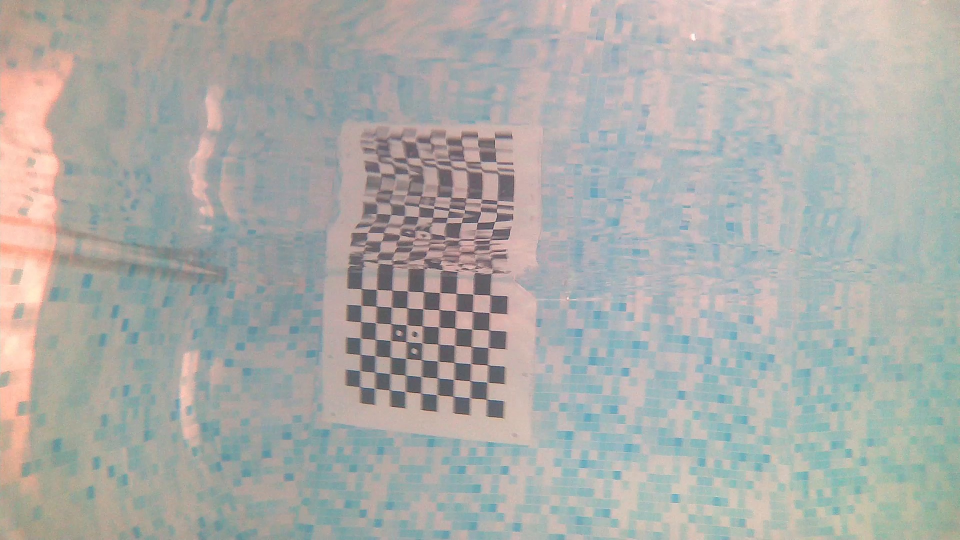
#> input picture SLAM/calibration/set_doublecam/frame_0002_r.jpg, 1920 x 1080 px, given in place of frame_002409.jpg, which was not available (shown at 1/2 size)
$ python pnp_piscine.py
#> lines starting #> are read from the running program, lines starting #| are printed output that depends on the picture; pictures that were not available may be replaced by others from this repository, and a replacement may not be noted
#> (reads SLAM/calibration/param/stereo_a_lenvers.pkl from the repository)
### SLAM/ops/cloud_sift.py
# Generate a 3D cloud of points using sift

import preprocess
import numpy as np
import cv2 as cv
import pickle
import time
import argparse
import matplotlib.pyplot as plt
import os
import open3d as o3d

DOSSIER_SORTIE = "SLAM/test_sift_ply"
os.makedirs(DOSSIER_SORTIE, exist_ok=True)


def save_point_cloud_ply(filename, xyz_points):
    """
    Sauvegarde un tableau numpy de points 3D au format .ply ASCII.
    """
    print(f"Sauvegarde du nuage de points dans {filename}...")
    with open(filename, 'w') as f:
        # En-tête strict du format PLY
        f.write("ply\n")
        f.write("format ascii 1.0\n")
        f.write(f"element vertex {len(xyz_points)}\n")
        f.write("property float x\n")
        f.write("property float y\n")
        f.write("property float z\n")
        f.write("end_header\n")

        # Écriture des coordonnées
        for p in xyz_points:
            f.write(f"{p[0]:.6f} {p[1]:.6f} {p[2]:.6f}\n")

    print("Sauvegarde terminée !")


def generate_cloud(PATH_IMG_L : str, PATH_IMG_R : str, akaze_t : float = 0.0001, lowe : float = 0.95) :

#> called with akaze_t = 0.0001, lowe = 0.95
    img_l_brute = cv.imread(PATH_IMG_L)
#> img_l_brute is the input picture: shape (1080, 1920, 3); mean B, G, R 168.7, 172.1, 172
    img_r_brute = cv.imread(PATH_IMG_R)
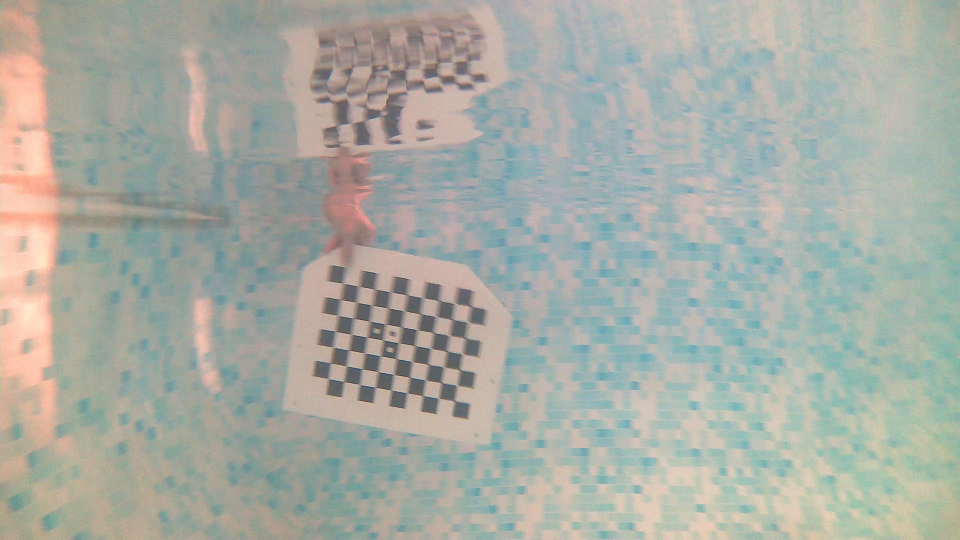
#> input picture SLAM/calibration/set_doublecam/frame_0003_r.jpg, 1920 x 1080 px, given in place of frame_002409.jpg, which was not available (shown at 1/2 size)
#> img_r_brute is the input picture: shape (1080, 1920, 3); mean B, G, R 164.4, 172.5, 168.4

    h, w = img_l_brute.shape[:2]
    IMAGE_SIZE = (w, h)

    print(IMAGE_SIZE)
#| (1920, 1080)

    with open('SLAM/calibration/param/stereo_a_lenvers.pkl', 'rb') as f:
        params = pickle.load(f)

    print(params)

    # Preprocessing

    mapl_x, mapl_y = cv.initUndistortRectifyMap(params['mtx1'], params['dist1'], params['R1'], params['P1'], IMAGE_SIZE, cv.CV_32FC1)
    mapr_x, mapr_y = cv.initUndistortRectifyMap(params['mtx2'], params['dist2'], params['R2'], params['P2'], IMAGE_SIZE, cv.CV_32FC1)

    img_l_rect = cv.remap(img_l_brute, mapl_x, mapl_y, cv.INTER_LINEAR)
    img_r_rect = cv.remap(img_r_brute, mapr_x, mapr_y, cv.INTER_LINEAR)

    # Debug lignes épipolaires

    vis_g = cv.resize(img_l_rect, (640, 480)) # Redimensionner pour affichage
    vis_d = cv.resize(img_r_rect, (640, 480))
    combined = cv.hconcat([vis_g, vis_d])

    # Dessiner des lignes horizontales vertes tous les 30 pixels
    for y in range(0, combined.shape[0], 30):
        cv.line(combined, (0, y), (combined.shape[1], y), (0, 255, 0), 1)
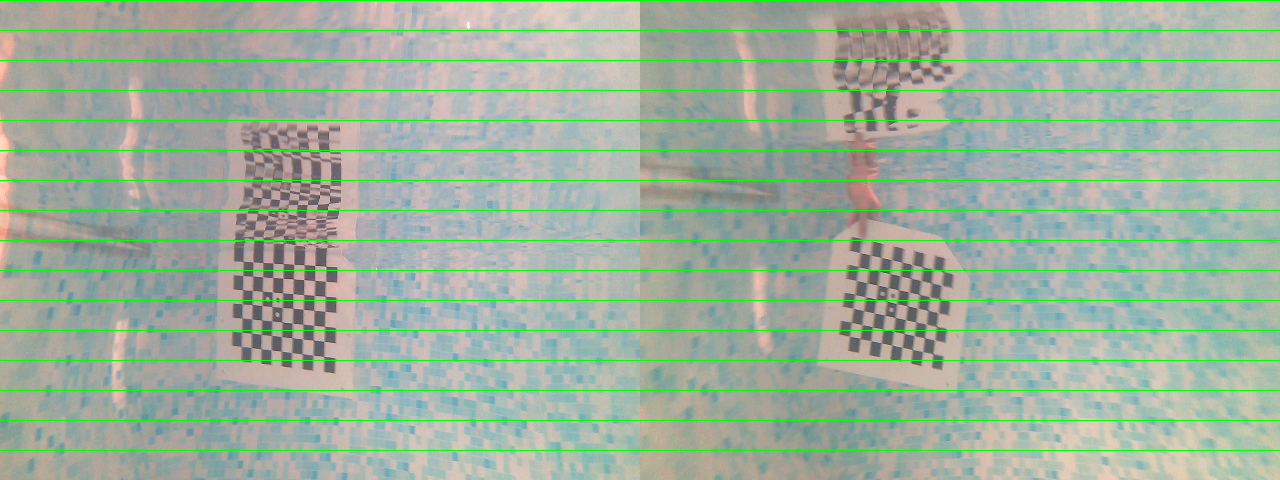
#> combined: shape (480, 1280, 3); mean B, G, R 161.7, 174.5, 161.8

    cv.imshow("Test Epipolaire", combined)
    cv.waitKey(0)
    cv.destroyAllWindows()


    img_l_clean = preprocess.cl_vert(img_l_rect)
    img_r_clean = preprocess.cl_vert(img_r_rect)
#> in cl_vert (call 2), `return image[:,:,1]`:
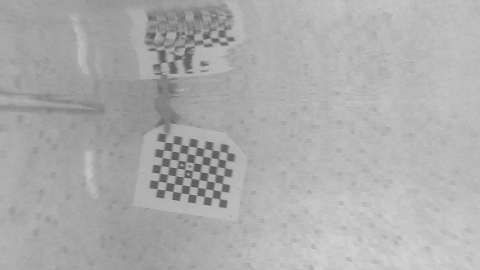
#> returned value: shape (1080, 1920) (shown at 1/4 size); min 44, max 218, mean 171.9

    #img_l_clean= preprocess.cl_correction(img_l_rect)
    #img_r_clean = preprocess.cl_correction(img_r_rect)

    # Feature detection

    sift = cv.SIFT_create(contrastThreshold=0.01, edgeThreshold=10, nOctaveLayers=4)
    kpts_l, desc_l = sift.detectAndCompute(img_l_clean, None)
#> kpts_l = 11079 keypoints; strongest (x, y, size): (802, 673, 6.9), (952, 554, 1.9), (923, 817, 22.1), (997, 618, 23)
    kpts_r, desc_r = sift.detectAndCompute(img_r_clean, None)
#> kpts_r = 8662 keypoints; strongest (x, y, size): (893, 816, 21.6), (831, 807, 20.9), (905, 753, 20.6), (769, 797, 21.2)


    start_time = time.time()

    bins_l = {}
    bins_r = {}
    BIN_SIZE = 25


    for i, kp in enumerate(kpts_l) :
        bin_nb = int(kp.pt[1]/BIN_SIZE)

        if bin_nb not in bins_l:
            bins_l[bin_nb] = [i]
        else:
            bins_l[bin_nb].append(i)
#> this loop made 11079 passes
#> (kp, bin_nb) on passes 1 to 3: (keypoint at (2.4, 184.3), size 1.8, 7), (keypoint at (2.4, 953.9), size 1.9, 38), (keypoint at (2.5, 20.5), size 2, 0)
#> after the loop, bins_l = 44 items

    for i, kp in enumerate (kpts_r):
        bin_nb = int(kp.pt[1]/BIN_SIZE)

        if bin_nb not in bins_r:
            bins_r[bin_nb] = [i]
        else:
            bins_r[bin_nb].append(i)
#> this loop made 8662 passes
#> (kp, bin_nb) on passes 1 to 3: (keypoint at (2.7, 463.8), size 2.7, 18), (keypoint at (2.9, 178.9), size 2.3, 7), (keypoint at (2.9, 178.9), size 2.3, 7)
#> after the loop, bins_r = 44 items

    # Les bins sont crées, on peut désormais fait le matching uniquement dans les 2 bins autour
    matcher = cv.BFMatcher(cv.NORM_L2, crossCheck=False)

    pts_g_brut = []
    pts_d_brut = []
    kpts_g_brut = []
    kpts_d_brut = []
    index_g_brut = []

    for keys in bins_l.keys():
        current_keys = bins_l[keys]
        bins_to_research = [keys-1+i for i in range(3) if keys-1+i in bins_r]
        keys_to_research=[]
        for i in bins_to_research:
            keys_to_research += bins_r[i]

        if len(keys_to_research) < 2 or len(current_keys) == 0:
            continue

        knn_matches = matcher.knnMatch(desc_l[current_keys], desc_r[keys_to_research], k=2)


        for match_tuple in knn_matches:
            if len(match_tuple) == 2:
                m, n = match_tuple
                if m.distance < n.distance * lowe:

                    global_l_index = current_keys[m.queryIdx]
                    global_r_index = keys_to_research[m.trainIdx]

                    index_g_brut.append(global_l_index)

                    pts_g_brut.append(kpts_l[global_l_index].pt)
                    pts_d_brut.append(kpts_r[global_r_index].pt)
                    kpts_g_brut.append(kpts_l[global_l_index])
                    kpts_d_brut.append(kpts_r[global_r_index])
#> this loop made 44 passes
#> (keys, bins_to_research, knn_matches) on passes 1, 2, 3, 4, 5, 6, 7, 9: (7, [6, 7, 8], 142 matches), (38, [37, 38, 39], 255 matches), (0, [0, 1], 115 matches), (11, [10, 11, 12], 213 matches), (22, [21, 22, 23], 371 matches), (10, [9, 10, 11], 168 matches), (39, [38, 39, 40], 290 matches), (2, [1, 2, 3], 151 matches)
#> after the loop, index_g_brut = 4735 values, max 11078 at index 3656, min 0 at index 0, mean 5451.1; kpts_d_brut = 4735 keypoints; strongest (x, y, size): (893, 816, 21.6), (831, 807, 20.9), (769, 797, 21.2), (615, 739, 21.5); kpts_g_brut = 4735 keypoints; strongest (x, y, size): (802, 673, 6.9), (923, 817, 22.1), (997, 618, 23), (995, 686, 23); pts_d_brut = 4735 pairs, first value 2.65 to 1915.2, second value 3.68 to 1075.7; pts_g_brut = 4735 pairs, first value 2.36 to 1917.1, second value 3 to 1077.2


    # Matching non optimal qui cherche toute l'image
    '''
    matcher = cv.BFMatcher(cv.NORM_L1, crossCheck=False)
    knn_matches = matcher.knnMatch(desc_l, desc_r, k=2)

    print('match done')

    pts_g_brut = []
    pts_d_brut = []
    kpts_g_brut = []
    kpts_d_brut = []

    # Filtrage de Lowe

    for m, n in knn_matches:
        if m.distance < n.distance * lowe:
            pts_g_brut.append(kpts_l[m.queryIdx].pt)
            pts_d_brut.append(kpts_r[m.trainIdx].pt)
            kpts_g_brut.append(kpts_l[m.queryIdx])
            kpts_d_brut.append(kpts_r[m.trainIdx])
    '''


    end_time = time.time()
    duree = end_time - start_time
    print(f"Temps : {duree:.4f} secondes")
    print(f"Matchs trouvés : {len(pts_g_brut)}")
#| Matchs trouvés : 4735

    pts_g_brut = np.array(pts_g_brut, dtype=float)
    pts_d_brut = np.array(pts_d_brut, dtype=float)


    inliers_g = []
    inliers_d = []
    pts_g = []
    pts_d = []
    index_g_clean = []

    if len(pts_g_brut) > 10:
        diff_y = np.abs(pts_g_brut[:, 1] - pts_d_brut[:, 1])
#> diff_y = 4735 values, max 49.72 at index 4668, min 0.0205 at index 3590, mean 19.03
        disparite = pts_g_brut[:, 0] - pts_d_brut[:, 0]
#> disparite = 4735 values, max 1846.5 at index 844, min -1859.4 at index 2375, mean -2.84

        EPIPOLAR_CONSTRAINT = 5.0
        DISPARITY_CONSTRAINT = 0.2
        good_mask = (diff_y < EPIPOLAR_CONSTRAINT) & (disparite>DISPARITY_CONSTRAINT) # Filtre des matchs

        pts_g = pts_g_brut[good_mask]
#> pts_g = 362 pairs, first value 182.4 to 1913.6, second value 17.39 to 1075.1
        pts_d = pts_d_brut[good_mask]
#> pts_d = 362 pairs, first value 8.23 to 1879, second value 17.87 to 1073.6

        # Reconstruire index_g_clean et les keypoints pour visualisation
        index_g_brut_arr = np.array(index_g_brut)
#> index_g_brut_arr has the same summary as index_g_brut
        index_g_clean = index_g_brut_arr[good_mask]
#> index_g_clean = 362 values, max 11058 at index 274, min 939 at index 130, mean 6632.5

        kpts_g_brut_arr = np.array(kpts_g_brut, dtype=object)
        kpts_d_brut_arr = np.array(kpts_d_brut, dtype=object)
        inliers_g = kpts_g_brut_arr[good_mask].tolist()
#> inliers_g = 362 keypoints; strongest (x, y, size): (961, 649, 20.9), (897, 646, 20.4), (958, 751, 20.8), (893, 779, 20.4)
        inliers_d = kpts_d_brut_arr[good_mask].tolist()
#> inliers_d = 362 keypoints; strongest (x, y, size): (867, 779, 19.5), (852, 681, 19.5), (826, 645, 19.6), (821, 676, 19.8)

        pts_g = np.array(pts_g, dtype=float)
        pts_d = np.array(pts_d, dtype=float)


    print('--- Résultats SIFT ---')
    print(f'# Keypoints Gauche:   \t {len(kpts_l)}')
#| # Keypoints Gauche:   	 11079
    print(f'# Keypoints Droite:   \t {len(kpts_r)}')
#| # Keypoints Droite:   	 8662
    print(f'# Matchs bruts:       \t {len(pts_g_brut)}')
#| # Matchs bruts:       	 4735
    print(f'# Matchs valides :\t {len(pts_g)}')
#| # Matchs valides :	 362


    '''
    points3D=[]


    if len(pts_g) > 10:

        for i in range(len(pts_g)):
            if np.abs(pts_g[i][1] - pts_d[i][1]) > 10: continue

            points4D = np.array([pts_g[i][0], pts_g[i][1], pts_g[i][0]-pts_d[i][0], 1]).T
            #print(points4D, pts_g[i][0], pts_g[i][1], pts_d[i][0], pts_d[i][1])
            points4D = params['Q'] @ points4D
            points3D.append((points4D[:3] / points4D[3]).T)

    '''

    if len(pts_g) > 10:
        points4D = cv.triangulatePoints(params['P1'], params['P2'], pts_g.T, pts_d.T)
        points3D = (points4D[:3, :] / points4D[3, :]).T
#> points3D = 362 rows, first 8: [0.203, -0.101, 0.33], [0.021, -0.00951, 0.0312], [0.0263, -0.0104, 0.0329], [0.0343, -0.0131, 0.0421], [0.0467, 0.0959, 0.279], [0.00991, 0.0135, 0.0407], [0.0669, 0.0417, 0.122], [0.0607, 0.0362, 0.105]

    # Visualisation
    vis_g = cv.cvtColor(img_l_clean, cv.COLOR_BGR2RGB)
#> vis_g: shape (1080, 1920, 3)
    vis_d = cv.cvtColor(img_r_clean, cv.COLOR_BGR2RGB)
#> vis_d: shape (1080, 1920, 3)

    cv.drawKeypoints(vis_g, inliers_g, vis_g, color=(255, 0, 0), flags=cv.DRAW_MATCHES_FLAGS_DRAW_RICH_KEYPOINTS)
#> vis_g: shape (1080, 1920, 3); mean R, G, B 171.8, 171.1, 171.1
    cv.drawKeypoints(vis_d, inliers_d, vis_d, color=(255, 0, 0), flags=cv.DRAW_MATCHES_FLAGS_DRAW_RICH_KEYPOINTS)
#> vis_d: shape (1080, 1920, 3); mean R, G, B 172.1, 171.4, 171.4

    combined = cv.hconcat([vis_g, vis_d])
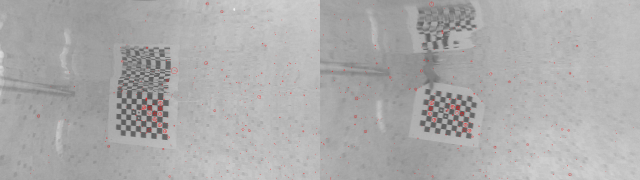
#> combined: shape (1080, 3840, 3) (shown at 1/6 size); mean R, G, B 172, 171.2, 171.2

    plt.figure(figsize=(16, 8))
    plt.title(f"Points utilisés pour la 3D ({len(pts_g)} Inliers)")
    plt.imshow(combined)
    plt.axis('off')
    plt.tight_layout()
    plt.show()

    fig = plt.figure(figsize=(10, 8))
    ax = fig.add_subplot(111, projection='3d')

    p3d = []
    pts_g_clean_final = []
    desc_l_clean_final = []

    # On filtre les points aberrants trop loin (ex: > 5 mètres)
    if len(points3D) > 0:
        mask = (points3D[:, 2] > 0.01) & (points3D[:, 2] < 5.0)
        p3d = points3D[mask]
#> p3d = 354 rows, first 8: [0.203, -0.101, 0.33], [0.021, -0.00951, 0.0312], [0.0263, -0.0104, 0.0329], [0.0343, -0.0131, 0.0421], [0.0467, 0.0959, 0.279], [0.00991, 0.0135, 0.0407], [0.0669, 0.0417, 0.122], [0.0607, 0.0362, 0.105]

        save_point_cloud_ply('test_sift.ply', p3d)
#> the loop in save_point_cloud_ply, `for p in xyz_points:` made 354 passes

        # Les masques refonctionnent car les tailles sont identiques
        index_g_clean = np.array(index_g_clean)[mask]
#> index_g_clean = 354 values, max 11058 at index 268, min 939 at index 128, mean 6655.8
        pts_g_clean_final = pts_g[mask]
#> pts_g_clean_final = 354 pairs, first value 182.4 to 1913.6, second value 17.39 to 1075.1
        desc_l_clean_final = desc_l[index_g_clean]

        ax.scatter(p3d[:, 0], p3d[:, 2], -p3d[:, 1], s=1, c='r') # On inverse Y et Z pour l'affichage
        ax.set_xlabel('X (Largeur)')
        ax.set_ylabel('Z (Profondeur)')
        ax.set_zlabel('Y (Hauteur)')
        plt.title(f"Aperçu rapide du nuage de points - {len(points3D)} bruts - {len(p3d)} points valides")
        plt.show()
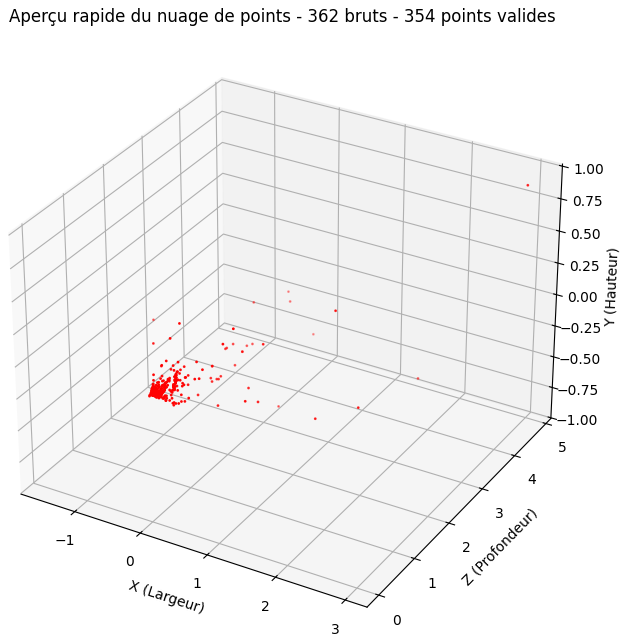
#> figure drawn by matplotlib, 1 panel

    return p3d, pts_g_clean_final, desc_l_clean_final

# [9 lines that do not run on import are left out]

### SLAM/ops/preprocess.py
import cv2
import numpy as np

#image_path = "C:/Users/ssabb/Downloads/IMG_5477.mp4"  # Change to your input video
'''
frame_path = "SLAM/image6.jpg"
frame = cv2.imread(frame_path)
'''

def cl_vert(image):
    return image[:,:,1]

def cl_correction(image):
    lab_image = cv2.cvtColor(image, cv2.COLOR_BGR2LAB)
    luminescence = lab_image[:,:,0]
    lumi_equalized = cv2.equalizeHist(luminescence)
    lab_image[:,:,0] = lumi_equalized
    bgr = cv2.cvtColor(lab_image, cv2.COLOR_LAB2BGR)
    bgr[:,:,2] = 50 + 0.75*bgr[:,:,2]
    gray = cv2.cvtColor(bgr, cv2.COLOR_BGR2GRAY)
    return gray

# [8 lines of commented-out code are left out]

### SLAM/ops/generate_dense_cloud.py
import preprocess
import numpy as np
import cv2 as cv
import pickle
import time
import argparse
import matplotlib.pyplot as plt


def generate_dense_cloud(PATH_IMG_L: str, PATH_IMG_R: str, params, pose_camera_globale):

    img_l_brute = cv.imread(PATH_IMG_L)
    img_r_brute = cv.imread(PATH_IMG_R)
    IMAGE_SIZE = (img_l_brute.shape[1], img_l_brute.shape[0])

    # Preprocessing
    mapl_x, mapl_y = cv.initUndistortRectifyMap(params['mtx1'], params['dist1'], params['R1'], params['P1'], IMAGE_SIZE, cv.CV_32FC1)
    mapr_x, mapr_y = cv.initUndistortRectifyMap(params['mtx2'], params['dist2'], params['R2'], params['P2'], IMAGE_SIZE, cv.CV_32FC1)

    img_l_rect = cv.remap(img_l_brute, mapl_x, mapl_y, cv.INTER_LINEAR)
    img_r_rect = cv.remap(img_r_brute, mapr_x, mapr_y, cv.INTER_LINEAR)

    img_l_clean = preprocess.cl_correction(img_l_rect)
    img_r_clean = preprocess.cl_correction(img_r_rect)

    # StereoSGBM - feature detection

    scale = 0.5
    img_l_half = cv.resize(img_l_clean, None, fx=scale, fy=scale)
    img_r_half = cv.resize(img_r_clean, None, fx=scale, fy=scale)

    # 2. Configuration SGBM (Ajustée pour la petite image)
    block_size = 7  # Taille du bloc sur la petite image
    num_disp = 16 * 10 # 160 pixels de recherche sur l'image réduite (équivaut à 320 en 1080p)

    stereo = cv.StereoSGBM_create(
        minDisparity=0,
        numDisparities=num_disp,
        blockSize=block_size,
        P1=8 * 3 * block_size**2,
        P2=32 * 3 * block_size**2,
        disp12MaxDiff=1,
        uniquenessRatio=10,
        speckleWindowSize=150, # Nettoie les points isolés (les confettis)
        speckleRange=2,
        mode=cv.STEREO_SGBM_MODE_SGBM_3WAY
    )

    # 3. Calcul sur les petites images
    disp_half = stereo.compute(img_l_half, img_r_half).astype(np.float32) / 16.0

    # 4. On remet la disparité à la taille d'origine (1080p) pour utiliser la matrice Q
    disparity = cv.resize(disp_half, (img_l_clean.shape[1], img_l_clean.shape[0]), interpolation=cv.INTER_NEAREST)
    disparity = disparity / scale # On n'oublie pas de multiplier les valeurs par 2 !

    '''
    plt.figure(figsize=(10, 5))
    plt.imshow(disparity, cmap='jet', vmin=0, vmax=num_disp)
    plt.colorbar(label='Disparity')
    plt.title("GBM")
    plt.show()
    '''

    # 3D local
    Q = params['Q']
    points_3D_local = cv.reprojectImageTo3D(disparity, Q)

    # Filtrage
    mask = (disparity > 0) & (points_3D_local[:, :, 2] < 5.0) & (points_3D_local[:, :, 2] > 0.1)
    points_locaux_filtres = points_3D_local[mask]
    couleurs_filtrees = cv.cvtColor(img_l_rect, cv.COLOR_BGR2RGB)[mask] / 255.0

    # Cooordonées globales pour PnP
    points_homogenes = np.hstack((points_locaux_filtres, np.ones((len(points_locaux_filtres), 1))))
    points_globaux = (pose_camera_globale @ points_homogenes.T).T[:, :3]

    return points_globaux, couleurs_filtrees

### SLAM/ops/pnp_piscine.py
import matplotlib.pyplot as plt
import numpy as np
import pickle
import cv2 as cv
import open3d as o3d

from cloud_sift import generate_cloud
from generate_dense_cloud import generate_dense_cloud

lowe = 0.7


CALIB_STEREO = 'SLAM/calibration/param/stereo_a_lenvers.pkl'
with open(CALIB_STEREO, 'rb') as f:
    params = pickle.load(f)

K_rect = params['P1'][:3, :3]
dist_zero = np.zeros((4, 1))

print(K_rect)

PREVIOUS_PATH_IMG_L = f'SLAM/data_sortie_mer/frames/gauche/sortie_left/frames/frame_002409.jpg'
PREVIOUS_PATH_IMG_R = f'SLAM/data_sortie_mer/frames/droite/sortie_right/frames/frame_002409.jpg'
previous3d, previous2d, previous_desc = generate_cloud(PATH_IMG_L=PREVIOUS_PATH_IMG_L, PATH_IMG_R=PREVIOUS_PATH_IMG_R)
#> previous3d has the same summary as p3d in generate_cloud; previous2d has the same summary as pts_g_clean_final in generate_cloud
nuage_global = [previous3d]
pose_camera_globale = np.eye(4)

nuage_global_o3d = o3d.geometry.PointCloud()

matcher = cv.BFMatcher(cv.NORM_L2, crossCheck=False)

for i in range (2409,2420) :

    CURRENT_PATH_IMG_L = f'SLAM/data_sortie_mer/frames/gauche/sortie_left/frames/frame_{i+1:06d}.jpg'
    CURRENT_PATH_IMG_R = f'SLAM/data_sortie_mer/frames/gauche/sortie_left/frames/frame_{i+1:06d}.jpg'
    print(CURRENT_PATH_IMG_L)
    current3d, current2d, current_desc = generate_cloud(PATH_IMG_L=CURRENT_PATH_IMG_L, PATH_IMG_R=CURRENT_PATH_IMG_R)
#> call 2 of generate_cloud, with akaze_t = 0.0001, lowe = 0.95
#| (1920, 1080)
#> in generate_cloud (call 2), `mapl_x, mapl_y = cv.initUndistortRectifyMap(params['mtx1'], params['di..`:
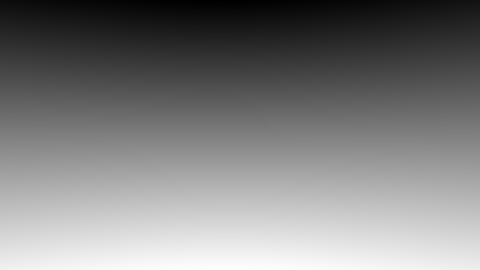
#> mapl_y: shape (1080, 1920) float32 (shown at 1/4 size); min -0.729, max 1060.9, mean 528.6; drawn with min black and max white
#> in generate_cloud (call 2), `vis_g = cv.resize(img_l_rect, (640, 480))`:
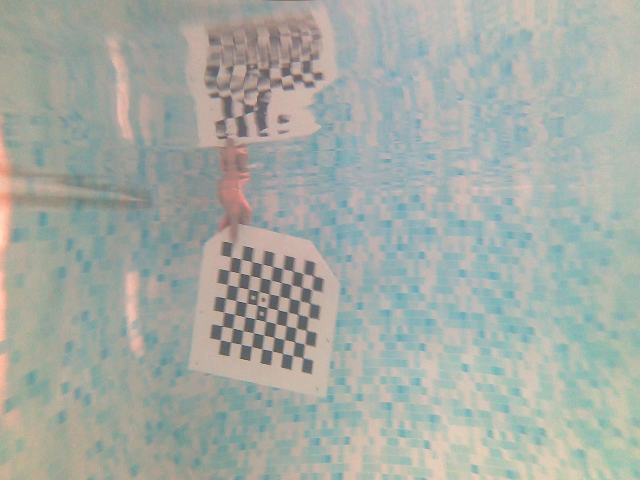
#> vis_g: shape (480, 640, 3); mean B, G, R 164.9, 171.6, 165.5
#> (the rest of the program and of its run is left out)
